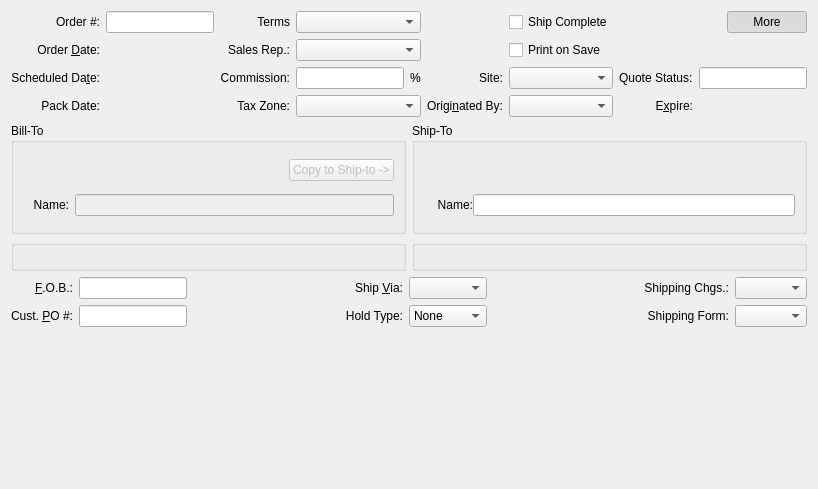
     <widget class="QWidget" name="_headerPage">
      <attribute name="title">
       <string>&amp;Header Information</string>
      </attribute>
      <layout class="QGridLayout" name="gridLayout_8">
       <item row="0" column="0" colspan="2">
        <layout class="QGridLayout">
         <item row="0" column="0">
          <widget class="QLabel" name="_orderNumberLit">
           <property name="maximumSize">
            <size>
             <width>32767</width>
             <height>32767</height>
            </size>
           </property>
           <property name="text">
            <string>Order #:</string>
           </property>
           <property name="alignment">
            <set>Qt::AlignRight|Qt::AlignTrailing|Qt::AlignVCenter</set>
           </property>
           <property name="margin">
            <number>2</number>
           </property>
          </widget>
         </item>
         <item row="0" column="1">
          <widget class="XLineEdit" name="_orderNumber">
           <property name="sizePolicy">
            <sizepolicy hsizetype="Preferred" vsizetype="Fixed">
             <horstretch>0</horstretch>
             <verstretch>0</verstretch>
            </sizepolicy>
           </property>
          </widget>
         </item>
         <item row="0" column="2">
          <widget class="QLabel" name="_termsLit">
           <property name="text">
            <string>Terms</string>
           </property>
           <property name="alignment">
            <set>Qt::AlignRight|Qt::AlignTrailing|Qt::AlignVCenter</set>
           </property>
           <property name="margin">
            <number>3</number>
           </property>
           <property name="buddy">
            <cstring>_terms</cstring>
           </property>
          </widget>
         </item>
         <item row="0" column="3">
          <widget class="XComboBox" name="_terms">
           <property name="sizePolicy">
            <sizepolicy hsizetype="Expanding" vsizetype="Fixed">
             <horstretch>0</horstretch>
             <verstretch>0</verstretch>
            </sizepolicy>
           </property>
           <property name="maximumSize">
            <size>
             <width>200</width>
             <height>16777215</height>
            </size>
           </property>
           <property name="allowNull">
            <bool>true</bool>
           </property>
           <property name="type">
            <enum>XComboBox::ARTerms</enum>
           </property>
          </widget>
         </item>
         <item row="0" column="5">
          <widget class="QCheckBox" name="_shipComplete">
           <property name="text">
            <string>Ship Complete</string>
           </property>
          </widget>
         </item>
         <item row="1" column="0">
          <widget class="QLabel" name="_orderDateLit">
           <property name="text">
            <string>Order &amp;Date:</string>
           </property>
           <property name="alignment">
            <set>Qt::AlignRight|Qt::AlignTrailing|Qt::AlignVCenter</set>
           </property>
           <property name="buddy">
            <cstring>_orderDate</cstring>
           </property>
          </widget>
         </item>
         <item row="1" column="1">
          <widget class="DLineEdit" name="_orderDate">
           <property name="sizePolicy">
            <sizepolicy hsizetype="Minimum" vsizetype="Fixed">
             <horstretch>0</horstretch>
             <verstretch>0</verstretch>
            </sizepolicy>
           </property>
          </widget>
         </item>
         <item row="1" column="2">
          <widget class="QLabel" name="_salesRepLit">
           <property name="text">
            <string>Sales Rep.:</string>
           </property>
           <property name="alignment">
            <set>Qt::AlignRight|Qt::AlignTrailing|Qt::AlignVCenter</set>
           </property>
           <property name="margin">
            <number>3</number>
           </property>
          </widget>
         </item>
         <item row="1" column="3">
          <widget class="XComboBox" name="_salesRep">
           <property name="sizePolicy">
            <sizepolicy hsizetype="Expanding" vsizetype="Fixed">
             <horstretch>0</horstretch>
             <verstretch>0</verstretch>
            </sizepolicy>
           </property>
           <property name="maximumSize">
            <size>
             <width>200</width>
             <height>16777215</height>
            </size>
           </property>
           <property name="allowNull">
            <bool>true</bool>
           </property>
           <property name="type">
            <enum>XComboBox::SalesReps</enum>
           </property>
          </widget>
         </item>
         <item row="1" column="5">
          <widget class="QCheckBox" name="_printSO">
           <property name="text">
            <string>Print on Save</string>
           </property>
          </widget>
         </item>
         <item row="2" column="0">
          <widget class="QLabel" name="_shipDateLit">
           <property name="text">
            <string>Scheduled Da&amp;te:</string>
           </property>
           <property name="alignment">
            <set>Qt::AlignRight|Qt::AlignTrailing|Qt::AlignVCenter</set>
           </property>
           <property name="buddy">
            <cstring>_shipDate</cstring>
           </property>
          </widget>
         </item>
         <item row="2" column="1">
          <widget class="DLineEdit" name="_shipDate"/>
         </item>
         <item row="2" column="2">
          <widget class="QLabel" name="_commissionLit">
           <property name="text">
            <string>Commission:</string>
           </property>
           <property name="alignment">
            <set>Qt::AlignRight|Qt::AlignTrailing|Qt::AlignVCenter</set>
           </property>
           <property name="margin">
            <number>0</number>
           </property>
          </widget>
         </item>
         <item row="2" column="3">
          <layout class="QHBoxLayout">
           <item>
            <widget class="XLineEdit" name="_commission">
             <property name="sizePolicy">
              <sizepolicy hsizetype="Preferred" vsizetype="Fixed">
               <horstretch>0</horstretch>
               <verstretch>0</verstretch>
              </sizepolicy>
             </property>
             <property name="alignment">
              <set>Qt::AlignRight</set>
             </property>
            </widget>
           </item>
           <item>
            <widget class="QLabel" name="_commissionPrcntLit">
             <property name="text">
              <string>%</string>
             </property>
            </widget>
           </item>
          </layout>
         </item>
         <item row="2" column="4">
          <widget class="QLabel" name="_shippingWhseLit">
           <property name="text">
            <string>Site:</string>
           </property>
           <property name="alignment">
            <set>Qt::AlignRight|Qt::AlignTrailing|Qt::AlignVCenter</set>
           </property>
           <property name="margin">
            <number>3</number>
           </property>
          </widget>
         </item>
         <item row="2" column="5">
          <widget class="WComboBox" name="_warehouse">
           <property name="maximumSize">
            <size>
             <width>200</width>
             <height>16777215</height>
            </size>
           </property>
           <property name="type">
            <enum>WComboBox::Shipping</enum>
           </property>
          </widget>
         </item>
         <item row="3" column="0">
          <widget class="QLabel" name="_packDateLit">
           <property name="text">
            <string>Pack Date:</string>
           </property>
           <property name="alignment">
            <set>Qt::AlignRight|Qt::AlignTrailing|Qt::AlignVCenter</set>
           </property>
          </widget>
         </item>
         <item row="3" column="1">
          <widget class="DLineEdit" name="_packDate"/>
         </item>
         <item row="3" column="2">
          <widget class="QLabel" name="_taxZoneLit">
           <property name="text">
            <string>Tax Zone:</string>
           </property>
           <property name="alignment">
            <set>Qt::AlignRight|Qt::AlignTrailing|Qt::AlignVCenter</set>
           </property>
           <property name="margin">
            <number>3</number>
           </property>
          </widget>
         </item>
         <item row="3" column="3">
          <widget class="XComboBox" name="_taxZone">
           <property name="sizePolicy">
            <sizepolicy hsizetype="Expanding" vsizetype="Fixed">
             <horstretch>0</horstretch>
             <verstretch>0</verstretch>
            </sizepolicy>
           </property>
           <property name="maximumSize">
            <size>
             <width>200</width>
             <height>16777215</height>
            </size>
           </property>
           <property name="allowNull">
            <bool>true</bool>
           </property>
           <property name="nullStr">
            <string>None</string>
           </property>
           <property name="type">
            <enum>XComboBox::TaxZones</enum>
           </property>
          </widget>
         </item>
         <item row="3" column="4">
          <widget class="QLabel" name="_originatedByLit">
           <property name="text">
            <string>Origi&amp;nated By:</string>
           </property>
           <property name="alignment">
            <set>Qt::AlignRight|Qt::AlignTrailing|Qt::AlignVCenter</set>
           </property>
           <property name="margin">
            <number>3</number>
           </property>
           <property name="buddy">
            <cstring>_origin</cstring>
           </property>
          </widget>
         </item>
         <item row="3" column="5">
          <widget class="XComboBox" name="_origin">
           <property name="sizePolicy">
            <sizepolicy hsizetype="Expanding" vsizetype="Fixed">
             <horstretch>0</horstretch>
             <verstretch>0</verstretch>
            </sizepolicy>
           </property>
           <property name="maximumSize">
            <size>
             <width>200</width>
             <height>16777215</height>
            </size>
           </property>
          </widget>
         </item>
         <item row="3" column="6">
          <widget class="QLabel" name="_expireLit">
           <property name="text">
            <string>E&amp;xpire:</string>
           </property>
           <property name="alignment">
            <set>Qt::AlignRight|Qt::AlignTrailing|Qt::AlignVCenter</set>
           </property>
           <property name="margin">
            <number>3</number>
           </property>
           <property name="buddy">
            <cstring>_expire</cstring>
           </property>
          </widget>
         </item>
         <item row="3" column="8">
          <widget class="DLineEdit" name="_expire">
           <property name="sizePolicy">
            <sizepolicy hsizetype="Minimum" vsizetype="Fixed">
             <horstretch>0</horstretch>
             <verstretch>0</verstretch>
            </sizepolicy>
           </property>
          </widget>
         </item>
         <item row="0" column="8">
          <layout class="QHBoxLayout">
           <item>
            <spacer>
             <property name="orientation">
              <enum>Qt::Horizontal</enum>
             </property>
             <property name="sizeHint" stdset="0">
              <size>
               <width>0</width>
               <height>20</height>
              </size>
             </property>
            </spacer>
           </item>
           <item>
            <widget class="QPushButton" name="_more">
             <property name="text">
              <string>More</string>
             </property>
             <property name="checkable">
              <bool>true</bool>
             </property>
             <property name="checked">
              <bool>true</bool>
             </property>
            </widget>
           </item>
          </layout>
         </item>
         <item row="2" column="6">
          <widget class="QLabel" name="_quotestatusLit">
           <property name="text">
            <string>Quote Status:</string>
           </property>
          </widget>
         </item>
         <item row="2" column="8">
          <widget class="XLineEdit" name="_quotestaus">
           <property name="readOnly">
            <bool>true</bool>
           </property>
          </widget>
         </item>
        </layout>
       </item>
       <item row="1" column="0">
        <widget class="QGroupBox" name="_billtoAddrGroup">
         <property name="title">
          <string>Bill-To</string>
         </property>
         <layout class="QGridLayout" name="gridLayout_5">
          <item row="0" column="0">
           <layout class="QHBoxLayout">
            <item>
             <widget class="CustCluster" name="_cust">
              <property name="nameVisible">
               <bool>false</bool>
              </property>
              <property name="descriptionVisible">
               <bool>false</bool>
              </property>
             </widget>
            </item>
            <item>
             <spacer>
              <property name="orientation">
               <enum>Qt::Horizontal</enum>
              </property>
              <property name="sizeHint" stdset="0">
               <size>
                <width>0</width>
                <height>36</height>
               </size>
              </property>
             </spacer>
            </item>
            <item>
             <widget class="QPushButton" name="_copyToShipto">
              <property name="enabled">
               <bool>false</bool>
              </property>
              <property name="text">
               <string>Copy to Ship-to -&gt;</string>
              </property>
             </widget>
            </item>
           </layout>
          </item>
          <item row="1" column="0">
           <layout class="QGridLayout">
            <item row="0" column="0">
             <widget class="QLabel" name="_billToNameLit">
              <property name="text">
               <string>   Name:</string>
              </property>
              <property name="alignment">
               <set>Qt::AlignRight|Qt::AlignTrailing|Qt::AlignVCenter</set>
              </property>
              <property name="buddy">
               <cstring>_billToName</cstring>
              </property>
             </widget>
            </item>
            <item row="0" column="1">
             <widget class="XLineEdit" name="_billToName">
              <property name="enabled">
               <bool>false</bool>
              </property>
             </widget>
            </item>
           </layout>
          </item>
          <item row="2" column="0">
           <widget class="AddressCluster" name="_billToAddr">
            <property name="enabled">
             <bool>false</bool>
            </property>
            <property name="maximumSize">
             <size>
              <width>16777215</width>
              <height>16777215</height>
             </size>
            </property>
            <property name="focusPolicy">
             <enum>Qt::StrongFocus</enum>
            </property>
           </widget>
          </item>
         </layout>
        </widget>
       </item>
       <item row="1" column="1">
        <widget class="QGroupBox" name="groupBox_3">
         <property name="title">
          <string>Ship-To</string>
         </property>
         <layout class="QGridLayout" name="gridLayout_6">
          <item row="0" column="0">
           <layout class="QHBoxLayout">
            <item>
             <widget class="ShiptoCluster" name="_shipTo">
              <property name="nameVisible">
               <bool>false</bool>
              </property>
              <property name="descriptionVisible">
               <bool>false</bool>
              </property>
             </widget>
            </item>
            <item>
             <spacer>
              <property name="orientation">
               <enum>Qt::Horizontal</enum>
              </property>
              <property name="sizeType">
               <enum>QSizePolicy::Expanding</enum>
              </property>
              <property name="sizeHint" stdset="0">
               <size>
                <width>0</width>
                <height>36</height>
               </size>
              </property>
             </spacer>
            </item>
           </layout>
          </item>
          <item row="1" column="0">
           <layout class="QGridLayout">
            <property name="spacing">
             <number>0</number>
            </property>
            <item row="0" column="0">
             <widget class="QLabel" name="_shipToNameLit">
              <property name="text">
               <string>    Name:</string>
              </property>
              <property name="alignment">
               <set>Qt::AlignRight|Qt::AlignTrailing|Qt::AlignVCenter</set>
              </property>
              <property name="buddy">
               <cstring>_shipToName</cstring>
              </property>
             </widget>
            </item>
            <item row="0" column="1">
             <widget class="XLineEdit" name="_shipToName"/>
            </item>
           </layout>
          </item>
          <item row="2" column="0">
           <widget class="AddressCluster" name="_shipToAddr">
            <property name="maximumSize">
             <size>
              <width>16777215</width>
              <height>16777215</height>
             </size>
            </property>
            <property name="focusPolicy">
             <enum>Qt::StrongFocus</enum>
            </property>
           </widget>
          </item>
         </layout>
        </widget>
       </item>
       <item row="2" column="0">
        <widget class="QGroupBox" name="_billtoCntctGroup">
         <property name="title">
          <string/>
         </property>
         <layout class="QGridLayout" name="gridLayout">
          <item row="0" column="0">
           <widget class="ContactCluster" name="_billToCntct">
            <property name="minimalLayout">
             <bool>true</bool>
            </property>
           </widget>
          </item>
         </layout>
        </widget>
       </item>
       <item row="2" column="1">
        <widget class="QGroupBox" name="_shiptoCntctGroup">
         <property name="title">
          <string/>
         </property>
         <layout class="QGridLayout" name="gridLayout_7">
          <item row="0" column="0">
           <widget class="ContactCluster" name="_shipToCntct">
            <property name="minimalLayout">
             <bool>true</bool>
            </property>
           </widget>
          </item>
         </layout>
        </widget>
       </item>
       <item row="3" column="0" colspan="2">
        <layout class="QGridLayout">
         <item row="0" column="0">
          <widget class="QLabel" name="_fobLit">
           <property name="minimumSize">
            <size>
             <width>0</width>
             <height>0</height>
            </size>
           </property>
           <property name="text">
            <string>&amp;F.O.B.:</string>
           </property>
           <property name="alignment">
            <set>Qt::AlignRight|Qt::AlignTrailing|Qt::AlignVCenter</set>
           </property>
           <property name="buddy">
            <cstring>_fob</cstring>
           </property>
          </widget>
         </item>
         <item row="0" column="1">
          <widget class="XLineEdit" name="_fob">
           <property name="sizePolicy">
            <sizepolicy hsizetype="Preferred" vsizetype="Fixed">
             <horstretch>0</horstretch>
             <verstretch>0</verstretch>
            </sizepolicy>
           </property>
          </widget>
         </item>
         <item row="0" column="6">
          <widget class="QLabel" name="_shippingChargesLit">
           <property name="text">
            <string>Shipping Chgs.:</string>
           </property>
           <property name="alignment">
            <set>Qt::AlignRight|Qt::AlignTrailing|Qt::AlignVCenter</set>
           </property>
          </widget>
         </item>
         <item row="0" column="4">
          <widget class="XComboBox" name="_shipVia">
           <property name="type">
            <enum>XComboBox::ShipVias</enum>
           </property>
          </widget>
         </item>
         <item row="1" column="3">
          <widget class="QLabel" name="_holdTypeLit">
           <property name="text">
            <string>Hold Type:</string>
           </property>
           <property name="alignment">
            <set>Qt::AlignRight|Qt::AlignTrailing|Qt::AlignVCenter</set>
           </property>
          </widget>
         </item>
         <item row="1" column="0">
          <widget class="QLabel" name="_customerPOLit">
           <property name="minimumSize">
            <size>
             <width>0</width>
             <height>0</height>
            </size>
           </property>
           <property name="text">
            <string>Cust. &amp;PO #:</string>
           </property>
           <property name="alignment">
            <set>Qt::AlignRight|Qt::AlignTrailing|Qt::AlignVCenter</set>
           </property>
           <property name="buddy">
            <cstring>_custPONumber</cstring>
           </property>
          </widget>
         </item>
         <item row="1" column="6">
          <widget class="QLabel" name="_shippingFormLit">
           <property name="text">
            <string>Shipping Form:</string>
           </property>
           <property name="alignment">
            <set>Qt::AlignRight|Qt::AlignTrailing|Qt::AlignVCenter</set>
           </property>
          </widget>
         </item>
         <item row="0" column="7">
          <widget class="XComboBox" name="_shippingCharges">
           <property name="allowNull">
            <bool>true</bool>
           </property>
           <property name="type">
            <enum>XComboBox::ShippingCharges</enum>
           </property>
          </widget>
         </item>
         <item row="1" column="7">
          <widget class="XComboBox" name="_shippingForm">
           <property name="allowNull">
            <bool>true</bool>
           </property>
           <property name="type">
            <enum>XComboBox::ShippingForms</enum>
           </property>
          </widget>
         </item>
         <item row="0" column="3">
          <widget class="QLabel" name="_shipViaLit">
           <property name="text">
            <string>Ship &amp;Via:</string>
           </property>
           <property name="alignment">
            <set>Qt::AlignRight|Qt::AlignTrailing|Qt::AlignVCenter</set>
           </property>
           <property name="buddy">
            <cstring>_shipVia</cstring>
           </property>
          </widget>
         </item>
         <item row="1" column="4">
          <widget class="XComboBox" name="_holdType">
           <item>
            <property name="text">
             <string>None</string>
            </property>
           </item>
           <item>
            <property name="text">
             <string>Credit</string>
            </property>
           </item>
           <item>
            <property name="text">
             <string>Shipping</string>
            </property>
           </item>
           <item>
            <property name="text">
             <string>Packing</string>
            </property>
           </item>
           <item>
            <property name="text">
             <string>Return</string>
            </property>
           </item>
          </widget>
         </item>
         <item row="1" column="1">
          <widget class="XLineEdit" name="_custPONumber">
           <property name="sizePolicy">
            <sizepolicy hsizetype="Preferred" vsizetype="Fixed">
             <horstretch>0</horstretch>
             <verstretch>0</verstretch>
            </sizepolicy>
           </property>
          </widget>
         </item>
         <item row="0" column="2">
          <spacer>
           <property name="orientation">
            <enum>Qt::Horizontal</enum>
           </property>
           <property name="sizeType">
            <enum>QSizePolicy::Expanding</enum>
           </property>
           <property name="sizeHint" stdset="0">
            <size>
             <width>0</width>
             <height>20</height>
            </size>
           </property>
          </spacer>
         </item>
         <item row="0" column="5">
          <spacer>
           <property name="orientation">
            <enum>Qt::Horizontal</enum>
           </property>
           <property name="sizeHint" stdset="0">
            <size>
             <width>0</width>
             <height>20</height>
            </size>
           </property>
          </spacer>
         </item>
         <item row="2" column="0" colspan="8">
          <spacer>
           <property name="orientation">
            <enum>Qt::Vertical</enum>
           </property>
           <property name="sizeHint" stdset="0">
            <size>
             <width>731</width>
             <height>151</height>
            </size>
           </property>
          </spacer>
         </item>
        </layout>
       </item>
      </layout>
     </widget>
